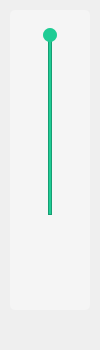
<?xml version="1.0" encoding="UTF-8"?>
<ui version="4.0">
 <class>VolumeTool</class>
 <widget class="QWidget" name="VolumeTool">
  <property name="geometry">
   <rect>
    <x>0</x>
    <y>0</y>
    <width>100</width>
    <height>350</height>
   </rect>
  </property>
  <property name="windowTitle">
   <string>Form</string>
  </property>
  <widget class="QWidget" name="volumeWidget" native="true">
   <property name="geometry">
    <rect>
     <x>10</x>
     <y>10</y>
     <width>80</width>
     <height>300</height>
    </rect>
   </property>
   <property name="styleSheet">
    <string notr="true">#volumeWidget{
 background-color:#F5F5F5;
border-radius:5px;
}</string>
   </property>
   <widget class="QPushButton" name="silenceBtn">
    <property name="geometry">
     <rect>
      <x>0</x>
      <y>255</y>
      <width>80</width>
      <height>45</height>
     </rect>
    </property>
    <property name="minimumSize">
     <size>
      <width>80</width>
      <height>45</height>
     </size>
    </property>
    <property name="maximumSize">
     <size>
      <width>80</width>
      <height>45</height>
     </size>
    </property>
    <property name="styleSheet">
     <string notr="true">#silenceBtn
{
	border:none;
}
#silenceBtn:hover
{
	background-color:#F0F0F0;
}</string>
    </property>
    <property name="text">
     <string/>
    </property>
   </widget>
   <widget class="QLabel" name="volumeRatio">
    <property name="geometry">
     <rect>
      <x>0</x>
      <y>225</y>
      <width>80</width>
      <height>30</height>
     </rect>
    </property>
    <property name="minimumSize">
     <size>
      <width>0</width>
      <height>30</height>
     </size>
    </property>
    <property name="maximumSize">
     <size>
      <width>16777215</width>
      <height>30</height>
     </size>
    </property>
    <property name="styleSheet">
     <string notr="true"/>
    </property>
    <property name="text">
     <string/>
    </property>
    <property name="alignment">
     <set>Qt::AlignmentFlag::AlignCenter</set>
    </property>
   </widget>
   <widget class="QWidget" name="volumeBox" native="true">
    <property name="geometry">
     <rect>
      <x>0</x>
      <y>0</y>
      <width>80</width>
      <height>225</height>
     </rect>
    </property>
    <property name="styleSheet">
     <string notr="true"/>
    </property>
    <widget class="QFrame" name="inLine">
     <property name="geometry">
      <rect>
       <x>38</x>
       <y>25</y>
       <width>4</width>
       <height>180</height>
      </rect>
     </property>
     <property name="styleSheet">
      <string notr="true">#inline
{
	background-color:#ECECEC
}</string>
     </property>
     <property name="frameShape">
      <enum>QFrame::Shape::StyledPanel</enum>
     </property>
     <property name="frameShadow">
      <enum>QFrame::Shadow::Raised</enum>
     </property>
    </widget>
    <widget class="QFrame" name="outLine">
     <property name="geometry">
      <rect>
       <x>38</x>
       <y>25</y>
       <width>4</width>
       <height>180</height>
      </rect>
     </property>
     <property name="styleSheet">
      <string notr="true">#outLine
{
	background-color:#1ECC94;
}</string>
     </property>
     <property name="frameShape">
      <enum>QFrame::Shape::StyledPanel</enum>
     </property>
     <property name="frameShadow">
      <enum>QFrame::Shadow::Raised</enum>
     </property>
    </widget>
    <widget class="QPushButton" name="silderBtn">
     <property name="geometry">
      <rect>
       <x>33</x>
       <y>18</y>
       <width>14</width>
       <height>14</height>
      </rect>
     </property>
     <property name="minimumSize">
      <size>
       <width>14</width>
       <height>0</height>
      </size>
     </property>
     <property name="styleSheet">
      <string notr="true">#silderBtn
{
	border-radius:7px;
	background-color:#1ECC94;
}</string>
     </property>
     <property name="text">
      <string/>
     </property>
    </widget>
   </widget>
  </widget>
 </widget>
 <resources/>
 <connections/>
</ui>
